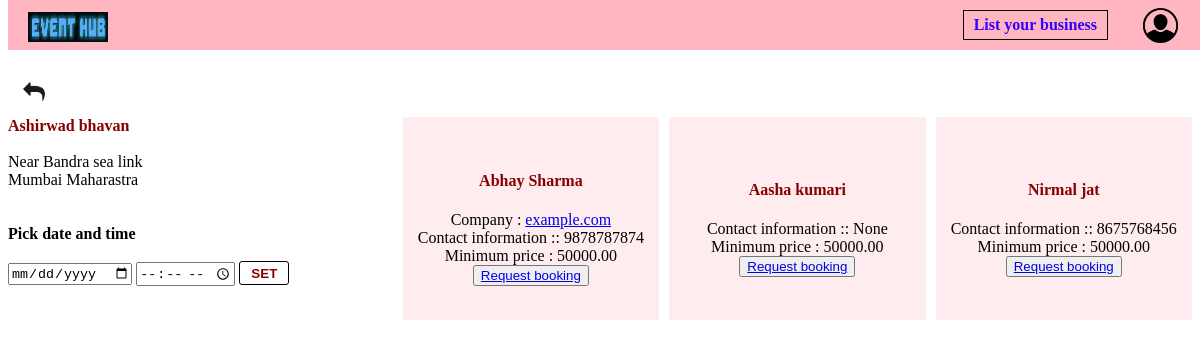
The app's page /full-package/12/ with its own data.
### EventPlanner/models.py (models this page shows, shortened)
class Venue(models.Model):
    name = models.CharField(max_length=100,null = False,blank = False)
    about = models.TextField(blank = True,null = True)
    min_price = models.DecimalField(max_digits = 10, decimal_places = 2,null = True,blank = True)
    max_capacity = models.IntegerField(null = False,blank = False)
    location = models.TextField(null = False,blank = False)
    city = models.CharField(max_length = 20,null = False,blank = False)
    state = models.CharField(choices = venue_choices,max_length = 50,null = False,blank = False)
    vendors = models.ManyToManyField(User,null = True,blank = True)
    category = models.ManyToManyField(Category)
    service_offered = models.TextField(null = True,blank = True)
    contact_info = models.TextField(null = False,blank = False)
    venue_images = models.ManyToManyField('Image', blank = True,null = True)

class UserProfile(models.Model):
    user = models.OneToOneField(User,on_delete=models.CASCADE)
    user_type = models.CharField(choices=user_type_choices,max_length=50)
    contact_info = models.CharField(max_length = 200,blank = True,null = True,verbose_name='Contact information')
    company_name = models.CharField(max_length =  50,blank = True,null = True)
    website = models.URLField(max_length = 200,blank = True,null = True)
    about = models.TextField(blank = True,null = True)
    city = models.CharField(max_length = 20,null = False,blank = False)
    state = models.CharField(max_length = 20,null = False,blank = False)
    location = models.TextField(blank = True,null = True)
    service_offered = models.TextField(blank = True,null = True)
    profile_picture = models.ImageField(upload_to = 'images/',null = True,blank = True)
    vendor_images = models.ManyToManyField('Image', blank = True,null = True,related_name = 'portfolio_images')

### customer/views.py (the view)
# urls.py: path('full-package/<int:pk>/',views.full_package),
def full_package(request,pk):
    if not request.user.is_authenticated or request.user.userprofile.user_type == 'is_customer':
        venue = Venue.objects.get(id = pk)
        vendors = venue.vendors.all()
        date = request.session.get('date')
        time = request.session.get('time')
        vender_data = {}
        for vendor in vendors:
            vendor_profile = UserProfile.objects.get(user = vendor)
            vender_data[vendor] = vendor_profile
        context = {'venue':venue,'vendors':vendors,'vender_data':vender_data,'date':date,'time':time}
        return render(request,'customer/full-package.html',context)

### customer/templates/customer/full-package.html (shortened to what this page needs)
{% load static %}
<link rel="stylesheet" type="text/css" href="{% static 'customer/css/full-package.css' %}">
<link rel="stylesheet" href="{% static 'EventPlanner/css/navbar.css' %}">
<div class="navbar-div">
    {% include 'navbar.html' %}
</div>
<a href="{{request.META.HTTP_REFERER}}" class="go-back">
    <img src="/static/images/back.png" alt="" width="40px"  >
</a>
<div class="grid-div">
    <div class="venue-info-div">
        <a href="/venue-info/{{venue.id}}/" class="venue-name">{{venue.name}}</a>
        <br><br>
        <div>{{venue.location}}</div>
        <div>{{venue.city}} {{venue.state}}</div>
        <br>
        <br>
        <div><b>Pick date and time</b></div>
        <br>
        <form action="/save-date-time/{{venue.id}}/" id="date-form" method="POST">
            <input type="date" name="date" placeholder="date" required>
            <input type="time" name="time" placeholder="time">
            <input type="submit" value="SET" class="set-button">
        </form>
        <br>
    </div>
    <div class="vendor-info-div">
        {% for vendor,vendor_profile in vender_data.items %}
        <div class="vendor-info" >
                <a href="/event-planner-info/{{vendor.id}}/" class="vendor-name">
                    <h4>{{vendor.first_name}} {{vendor.last_name}}</h4>
                </a>
                {% if vendor_profile.website %}
            <div> Company : <a href="{{vendor_profile.website}}">{{vendor_profile.company_name}}</a> </div>
                {% endif %}
            <div>Contact information :: {{vendor_profile.contact_info}}</div>
            <div>Minimum price : {{venue.min_price}}</div>
            {% if request.user.is_authenticated %}
            {% if request.user.userprofile.user_type == 'is_customer' %}
            <form action="/create-book/" method="POST" id="vendor-form">
                {% csrf_token %}
                <input type="hidden" value="{{venue.id}}" name="venue_id">
                <input type="hidden" value="{{vendor.id}}" name="vendor_id">
                <br>
                {% if date %}
                <button type="submit" class="book-now-button">Book now</button>
                {% endif %}
            </form>
            {% endif %}
            {% else %}
            <button><a href="/login/" class="request-booking-button">Request booking</a></button>
            {% endif %}
        </div>
        {% endfor %}
    </div>
</div>

### staticfiles/customer/css/full-package.css (style rules this page uses)
.go-back { position: relative; top: 70px; left: 7px; text-decoration: none; color: rgb(136, 0, 0); font-weight: bold; }
.grid-div { display: grid; grid-template-columns: 1fr 2fr; margin-top: 80px; }
.vendor-info-div { display: grid; grid-template-columns: 1fr 1fr 1fr; column-gap: 10px; row-gap: 10px; }
.vendor-name,.venue-name { text-decoration: none; color: rgb(136, 0, 0); font-weight: bold; }
.vendor-info { display: flex; flex-direction: column; justify-content: center; align-items: center; border: 2px black; background-color: rgb(255, 236, 239); }
.set-button { font-weight: bold; color: rgb(0, 0, 0); background-color: white; color:darkred; border: solid rgb(0, 0, 0); border-width: 1px; border-radius: 3px; width: 50px; height: 24px; }

### staticfiles/EventPlanner/css/navbar.css (style rules this page uses)
.go-back { position: relative; top: 70px; left: 7px; overflow: hidden; }

### records on screen
Venue: name "Ashirwad bhavan", location "Near Bandra sea link", city "Mumbai", state "Maharastra", min_price "50000.00"

### other values on screen
{{ vendor.first_name }} "Abhay"
{{ vendor.last_name }} "Sharma"
{{ vendor_profile.company_name }} "example.com"
{{ vendor_profile.contact_info }} "9878787874"
{{ vendor.first_name }} "Aasha"
{{ vendor.last_name }} "kumari"
{{ vendor_profile.contact_info }} "None"
{{ vendor.first_name }} "Nirmal"
{{ vendor.last_name }} "jat"
{{ vendor_profile.contact_info }} "8675768456"
